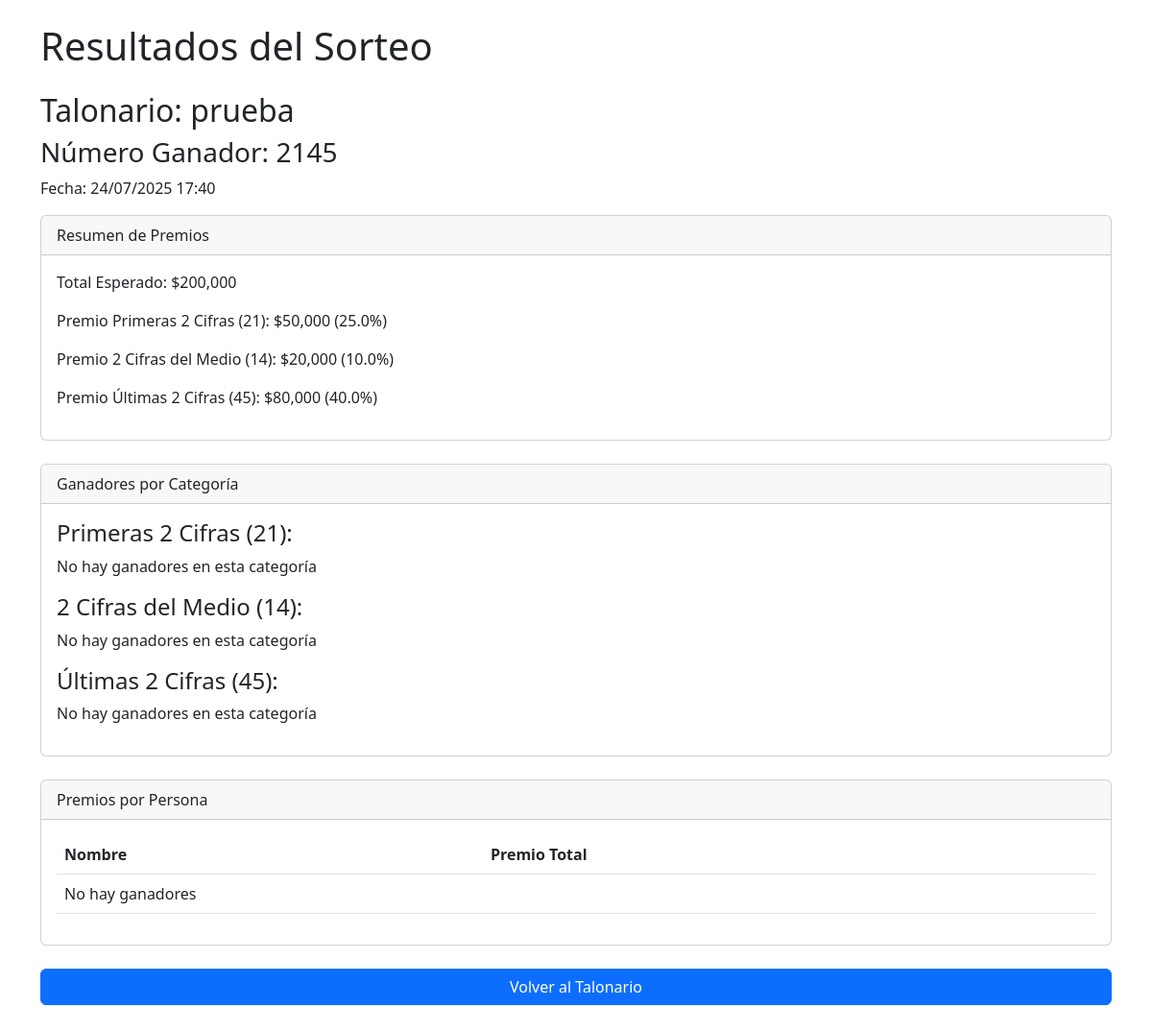
The app's page /sorteo/1 with its own data.
### app.py (models this page shows)
class Talonario(db.Model):
    id = db.Column(db.Integer, primary_key=True)
    nombre = db.Column(db.String(100), nullable=False)
    sorteos = db.relationship('Sorteo', backref='talonario', lazy=True)

class Sorteo(db.Model):
    id = db.Column(db.Integer, primary_key=True)
    talonario_id = db.Column(db.Integer, db.ForeignKey('talonario.id'), nullable=False)
    numero_ganador = db.Column(db.String(4), nullable=False)
    fecha = db.Column(db.DateTime, default=datetime.utcnow)

class Configuracion(db.Model):
    id = db.Column(db.Integer, primary_key=True)
    precio_boleta = db.Column(db.Float, default=100.0)
    porcentaje_primeras = db.Column(db.Float, default=25.0)
    porcentaje_medio = db.Column(db.Float, default=10.0)
    porcentaje_ultimas = db.Column(db.Float, default=40.0)

### app.py (the view)
@app.route('/sorteo/<int:sorteo_id>')
def resultado_sorteo(sorteo_id):
    sorteo = db.session.get(Sorteo, sorteo_id)
    if not sorteo:
        return "Sorteo no encontrado", 404
    talonario = sorteo.talonario
    config = Configuracion.query.first()
    total_esperado = 100 * config.precio_boleta
    premio_primeras = total_esperado * config.porcentaje_primeras / 100
    premio_medio = total_esperado * config.porcentaje_medio / 100
    premio_ultimas = total_esperado * config.porcentaje_ultimas / 100
    primeras = sorteo.numero_ganador[:2]
    medio = sorteo.numero_ganador[1:3]
    ultimas = sorteo.numero_ganador[2:]
    ganadores_primeras = Numero.query.filter(
        Numero.talonario_id == talonario.id,
        func.substr(func.format('%02d', Numero.numero), 1, 2) == primeras,
        Numero.estado == 'pagado'
    ).all()
    ganadores_medio = Numero.query.filter(
        Numero.talonario_id == talonario.id,
        func.substr(func.format('%02d', Numero.numero), 1, 2) == medio,
        Numero.estado == 'pagado'
    ).all()
    ganadores_ultimas = Numero.query.filter(
        Numero.talonario_id == talonario.id,
        func.substr(func.format('%02d', Numero.numero), 1, 2) == ultimas,
        Numero.estado == 'pagado'
    ).all()
    premios_persona = {}
    def agregar_premio(nombre, premio):
        if nombre in premios_persona:
            premios_persona[nombre] += premio
        else:
            premios_persona[nombre] = premio
    for g in ganadores_primeras:
        premio_individual = premio_primeras / len(ganadores_primeras) if ganadores_primeras else 0
        agregar_premio(g.nombre_persona, premio_individual)
    for g in ganadores_medio:
        premio_individual = premio_medio / len(ganadores_medio) if ganadores_medio else 0
        agregar_premio(g.nombre_persona, premio_individual)
    for g in ganadores_ultimas:
        premio_individual = premio_ultimas / len(ganadores_ultimas) if ganadores_ultimas else 0
        agregar_premio(g.nombre_persona, premio_individual)
    premios_persona = [{'nombre': k, 'premio': v} for k, v in premios_persona.items()]
    return render_template('resultado_sorteo.html',
                           sorteo=sorteo,
                           talonario=talonario,
                           primeras=primeras,
                           medio=medio,
                           ultimas=ultimas,
                           premio_primeras=premio_primeras,
                           premio_medio=premio_medio,
                           premio_ultimas=premio_ultimas,
                           ganadores_primeras=ganadores_primeras,
                           ganadores_medio=ganadores_medio,
                           ganadores_ultimas=ganadores_ultimas,
                           premios_persona=premios_persona,
                           config=config,
                           total_esperado=total_esperado)

### app.py (called while the page is built)
def format_currency(value):
    try:
        return "{:,.0f}".format(value)
    except:
        return str(value)

### templates/resultado_sorteo.html
{% extends "base.html" %}
{% block content %}
<div class="container mt-4" style="overflow-y: auto; max-height: calc(100vh - 100px);">
    <h1 class="mb-4">Resultados del Sorteo</h1>
    <h2>Talonario: {{ talonario.nombre }}</h2>
    <h3>Número Ganador: {{ sorteo.numero_ganador }}</h3>
    <p>Fecha: {{ sorteo.fecha.strftime('%d/%m/%Y %H:%M') }}</p>
    <div class="card mb-4">
        <div class="card-header">
            Resumen de Premios
        </div>
        <div class="card-body">
            <p>Total Esperado: ${{ total_esperado|currency }}</p>
            <p>Premio Primeras 2 Cifras ({{ primeras }}): ${{ premio_primeras|currency }} ({{ config.porcentaje_primeras }}%)</p>
            <p>Premio 2 Cifras del Medio ({{ medio }}): ${{ premio_medio|currency }} ({{ config.porcentaje_medio }}%)</p>
            <p>Premio Últimas 2 Cifras ({{ ultimas }}): ${{ premio_ultimas|currency }} ({{ config.porcentaje_ultimas }}%)</p>
        </div>
    </div>
    <div class="card mb-4">
        <div class="card-header">
            Ganadores por Categoría
        </div>
        <div class="card-body">
            <h4>Primeras 2 Cifras ({{ primeras }}):</h4>
            {% if ganadores_primeras %}
                <ul>
                    {% for g in ganadores_primeras %}
                        <li>Número {{ "%02d"|format(g.numero) }}: {{ g.nombre_persona }} - Premio: ${{ (premio_primeras / ganadores_primeras|length)|currency if ganadores_primeras|length > 0 else 0 }}</li>
                    {% endfor %}
                </ul>
            {% else %}
                <p>No hay ganadores en esta categoría</p>
            {% endif %}
            <h4>2 Cifras del Medio ({{ medio }}):</h4>
            {% if ganadores_medio %}
                <ul>
                    {% for g in ganadores_medio %}
                        <li>Número {{ "%02d"|format(g.numero) }}: {{ g.nombre_persona }} - Premio: ${{ (premio_medio / ganadores_medio|length)|currency if ganadores_medio|length > 0 else 0 }}</li>
                    {% endfor %}
                </ul>
            {% else %}
                <p>No hay ganadores en esta categoría</p>
            {% endif %}
            <h4>Últimas 2 Cifras ({{ ultimas }}):</h4>
            {% if ganadores_ultimas %}
                <ul>
                    {% for g in ganadores_ultimas %}
                        <li>Número {{ "%02d"|format(g.numero) }}: {{ g.nombre_persona }} - Premio: ${{ (premio_ultimas / ganadores_ultimas|length)|currency if ganadores_ultimas|length > 0 else 0 }}</li>
                    {% endfor %}
                </ul>
            {% else %}
                <p>No hay ganadores en esta categoría</p>
            {% endif %}
        </div>
    </div>
    <div class="card mb-4">
        <div class="card-header">
            Premios por Persona
        </div>
        <div class="card-body">
            <table class="table">
                <thead>
                    <tr>
                        <th>Nombre</th>
                        <th>Premio Total</th>
                    </tr>
                </thead>
                <tbody>
                    {% for p in premios_persona %}
                        <tr>
                            <td>{{ p.nombre }}</td>
                            <td>${{ p.premio|currency }}</td>
                        </tr>
                    {% else %}
                        <tr>
                            <td colspan="2">No hay ganadores</td>
                        </tr>
                    {% endfor %}
                </tbody>
            </table>
        </div>
    </div>
    <div class="d-grid">
        <a href="{{ url_for('ver_talonario', talonario_id=talonario.id) }}" class="btn btn-primary">
            Volver al Talonario
        </a>
    </div>
</div>
{% endblock %}

### templates/base.html (style rules this page uses)
:root { --disponible: #ffffff; --ocupado: #fff000; --pagado: #ff0000; --borde: #b0bec5; --header-height: 80px; --footer-height: 30px; }
body { overflow: hidden; height: 100vh; margin: 0; padding: 0; display: flex; flex-direction: column; }
@media (orientation: landscape) { :root { --header-height: 60px; } }

### records on screen
Talonario: nombre "prueba"
Sorteo: numero_ganador "2145", fecha "24/07/2025 17:40"
Configuracion: porcentaje_primeras "25.0", porcentaje_medio "10.0", porcentaje_ultimas "40.0"

### other values on screen
{{ total_esperado|currency }} "200,000"
{{ primeras }} "21"
{{ premio_primeras|currency }} "50,000"
{{ medio }} "14"
{{ premio_medio|currency }} "20,000"
{{ ultimas }} "45"
{{ premio_ultimas|currency }} "80,000"
